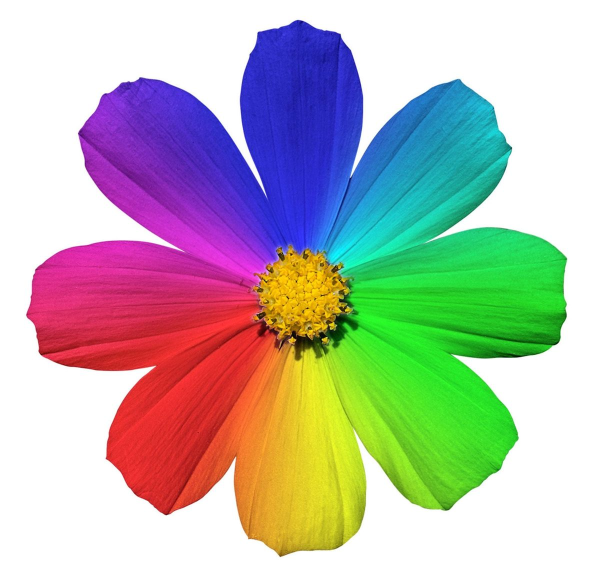
#> input picture 3. Image Processing/petal.jpg, 1200 x 1173 px (shown at 1/2 size)
$ python -i my_cv.py   (imports and definitions only)
#> lines starting #> are read from the running program, lines starting #| are printed output that depends on the picture; after the words box and inside, x2 and y2 are one past the last pixel; in counts of white or black regions, pixels touching at a corner belong together
#> further down, picture is the input picture: shape (1173, 1200, 3); mean B, G, R 176.9, 185.2, 186.2
import cv2 as cv2
import numpy as np
import matplotlib.pyplot as plt

# [22 lines left out: function resize_and_pad, not called in this run]

def binary_mask(image):
    gray = cv2.cvtColor(image, cv2.COLOR_BGR2GRAY)
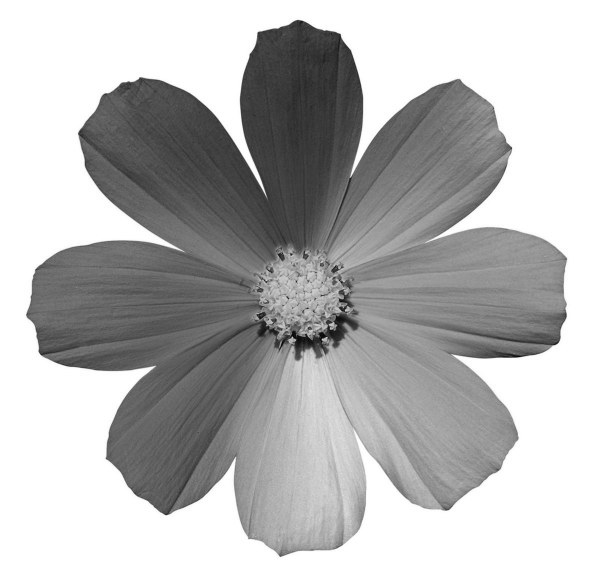
#> gray: shape (1173, 1200) (shown at 1/2 size); min 1, max 255, mean 184.6

    # Step 3: Apply Gaussian blur
    blurred = cv2.GaussianBlur(gray, (5, 5), 0)

    # Step 4: Apply binary threshold
    _, binary_mask = cv2.threshold(blurred, 128, 255, cv2.THRESH_BINARY + cv2.THRESH_OTSU)
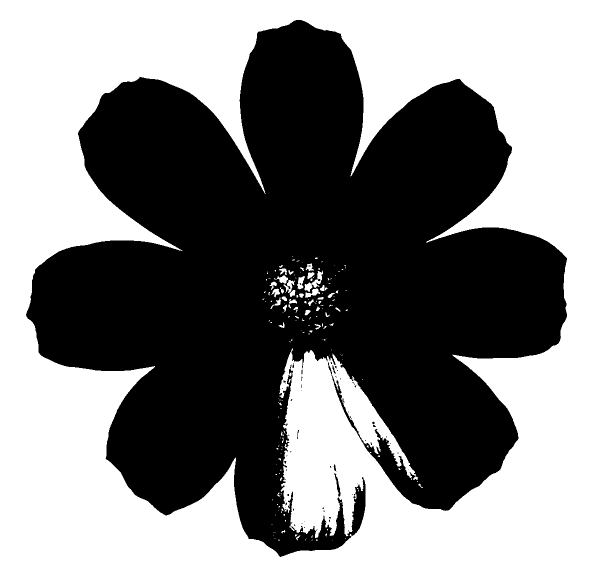
#> binary_mask: shape (1173, 1200) (shown at 1/2 size); 52.3% white; 57 black regions (51 under 20 px), largest, box (x1, y1, x2, y2) and area: (52, 40, 1134, 1114) 670538, (669, 946, 681, 993) 184, (664, 731, 671, 748) 42, (667, 929, 673, 943) 40, (594, 860, 598, 878) 26, (585, 726, 588, 736) 20

    # Optional Step 5: Apply morphological operations
    kernel = np.ones((3,3), np.uint8)
    binary_mask = cv2.morphologyEx(binary_mask, cv2.MORPH_CLOSE, kernel)
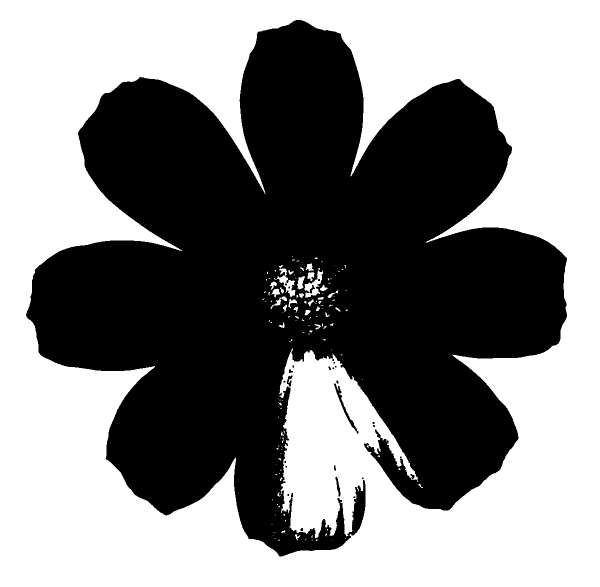
#> binary_mask: shape (1173, 1200) (shown at 1/2 size); 52.4% white; 29 black regions (17 under 20 px), largest, box (x1, y1, x2, y2) and area: (52, 40, 1134, 1113) 668620, (668, 767, 717, 867) 575, (671, 954, 681, 993) 162
    binary_mask = cv2.morphologyEx(binary_mask, cv2.MORPH_OPEN, kernel)
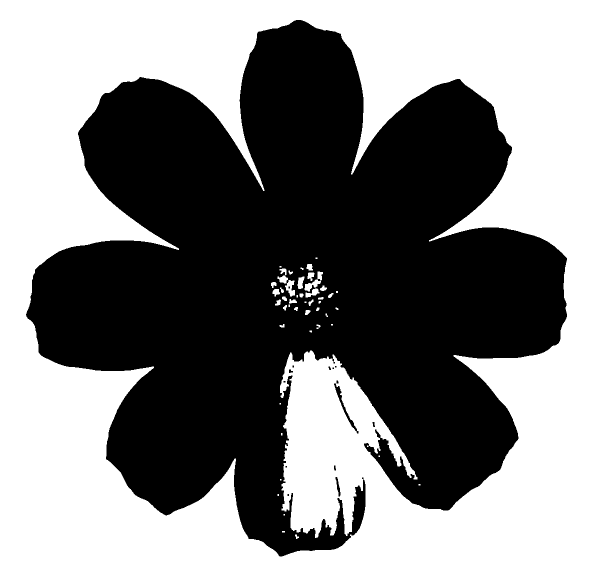
#> binary_mask: shape (1173, 1200) (shown at 1/2 size); 52.3% white; 15 black regions (7 under 20 px), largest, box (x1, y1, x2, y2) and area: (52, 40, 1134, 1113) 670407, (668, 767, 717, 867) 593, (671, 954, 681, 993) 163

    return binary_mask


def contrast_manipulation(img):
    pass

# [26 lines left out: functions create_histogram, plot_hist, not called in this run]


>>> import cv2
>>> picture = cv2.imread('3. Image Processing/petal.jpg')
>>> result = binary_mask(picture)
